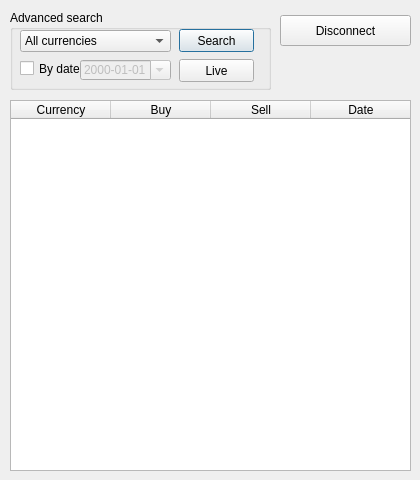
<?xml version="1.0" encoding="UTF-8"?>
<ui version="4.0">
 <class>main</class>
 <widget class="QDialog" name="main">
  <property name="geometry">
   <rect>
    <x>0</x>
    <y>0</y>
    <width>420</width>
    <height>480</height>
   </rect>
  </property>
  <property name="windowTitle">
   <string>Money Exchange Rate</string>
  </property>
  <widget class="QGroupBox" name="groupBox">
   <property name="geometry">
    <rect>
     <x>10</x>
     <y>10</y>
     <width>261</width>
     <height>80</height>
    </rect>
   </property>
   <property name="title">
    <string>Advanced search</string>
   </property>
   <widget class="QComboBox" name="currencyInput">
    <property name="geometry">
     <rect>
      <x>10</x>
      <y>20</y>
      <width>151</width>
      <height>22</height>
     </rect>
    </property>
    <item>
     <property name="text">
      <string>All currencies</string>
     </property>
    </item>
    <item>
     <property name="text">
      <string>AUD</string>
     </property>
    </item>
    <item>
     <property name="text">
      <string>CAD</string>
     </property>
    </item>
    <item>
     <property name="text">
      <string>CHF</string>
     </property>
    </item>
    <item>
     <property name="text">
      <string>EUR</string>
     </property>
    </item>
    <item>
     <property name="text">
      <string>GBP</string>
     </property>
    </item>
    <item>
     <property name="text">
      <string>JYP</string>
     </property>
    </item>
    <item>
     <property name="text">
      <string>USD</string>
     </property>
    </item>
   </widget>
   <widget class="QDateEdit" name="dateInput">
    <property name="enabled">
     <bool>false</bool>
    </property>
    <property name="geometry">
     <rect>
      <x>70</x>
      <y>50</y>
      <width>91</width>
      <height>20</height>
     </rect>
    </property>
    <property name="displayFormat">
     <string>yyyy-MM-dd</string>
    </property>
    <property name="calendarPopup">
     <bool>true</bool>
    </property>
   </widget>
   <widget class="QCheckBox" name="checkBox">
    <property name="geometry">
     <rect>
      <x>10</x>
      <y>50</y>
      <width>61</width>
      <height>17</height>
     </rect>
    </property>
    <property name="text">
     <string>By date</string>
    </property>
   </widget>
   <widget class="QPushButton" name="searchBtn">
    <property name="geometry">
     <rect>
      <x>169</x>
      <y>19</y>
      <width>75</width>
      <height>23</height>
     </rect>
    </property>
    <property name="text">
     <string>Search</string>
    </property>
   </widget>
   <widget class="QPushButton" name="liveBtn">
    <property name="enabled">
     <bool>true</bool>
    </property>
    <property name="geometry">
     <rect>
      <x>169</x>
      <y>49</y>
      <width>75</width>
      <height>23</height>
     </rect>
    </property>
    <property name="text">
     <string>Live</string>
    </property>
   </widget>
  </widget>
  <widget class="QTableWidget" name="tableWidget">
   <property name="geometry">
    <rect>
     <x>10</x>
     <y>100</y>
     <width>401</width>
     <height>371</height>
    </rect>
   </property>
   <property name="horizontalScrollBarPolicy">
    <enum>Qt::ScrollBarAlwaysOff</enum>
   </property>
   <property name="showGrid">
    <bool>true</bool>
   </property>
   <attribute name="horizontalHeaderVisible">
    <bool>true</bool>
   </attribute>
   <attribute name="verticalHeaderVisible">
    <bool>false</bool>
   </attribute>
   <attribute name="verticalHeaderCascadingSectionResizes">
    <bool>false</bool>
   </attribute>
   <column>
    <property name="text">
     <string>Currency</string>
    </property>
   </column>
   <column>
    <property name="text">
     <string>Buy</string>
    </property>
   </column>
   <column>
    <property name="text">
     <string>Sell</string>
    </property>
   </column>
   <column>
    <property name="text">
     <string>Date</string>
    </property>
   </column>
  </widget>
  <widget class="QPushButton" name="disconnectBtn">
   <property name="geometry">
    <rect>
     <x>280</x>
     <y>15</y>
     <width>131</width>
     <height>31</height>
    </rect>
   </property>
   <property name="text">
    <string>Disconnect</string>
   </property>
  </widget>
 </widget>
 <resources/>
 <connections/>
</ui>
